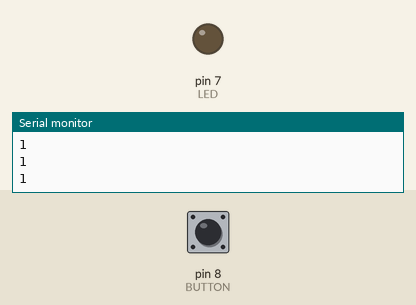
A sketch run on a simulated Arduino Uno, built with avr-gcc and run on an emulated ATmega328P. Shown: output pins drawn as LEDs (lit = HIGH), the last lines printed to the serial monitor. Dashed ring = blinking. The inputs (shaded band) are chosen by the test bench; at power-on: pin 8 (BUTTON) HIGH.

Above: at 1.2 s.
1.3 s: pin 8 (BUTTON) pulled LOW for 0.15 s
At 2.0 s:
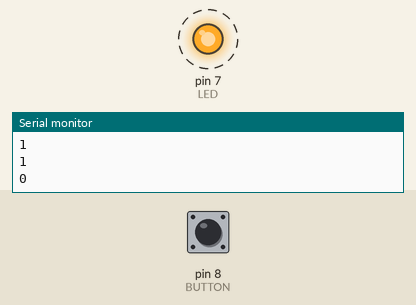
Timing chart, 0 to 10.4 s (numbered marks = the images above; inputs shaded):
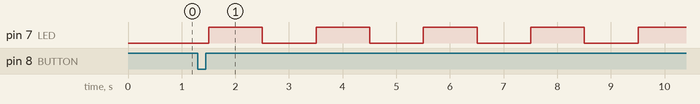

The sketch:

button2blink.ino
```cpp
#define BUTTON 8
#define LED 7
void setup() {
  // put your setup code here, to run once:
  pinMode(BUTTON, INPUT_PULLUP);
  pinMode(LED, OUTPUT);
  Serial.begin(9600);
}

bool on=0;
bool led = 0;
void loop() {
  int but = digitalRead(BUTTON);
  Serial.println(but);
  if (but==0) {
    on = !on;
    delay(200);
  }
  if (on == 1) {
    led = !led;
    digitalWrite(LED,led);
    delay(1000);
  } else {
    digitalWrite(LED,0);
  }
}
```

Measured:
- after the input at 1.3 s, pin 7 (LED): alternates HIGH for 1.0 s and LOW for 1.0 s, starting after 0.21 s
